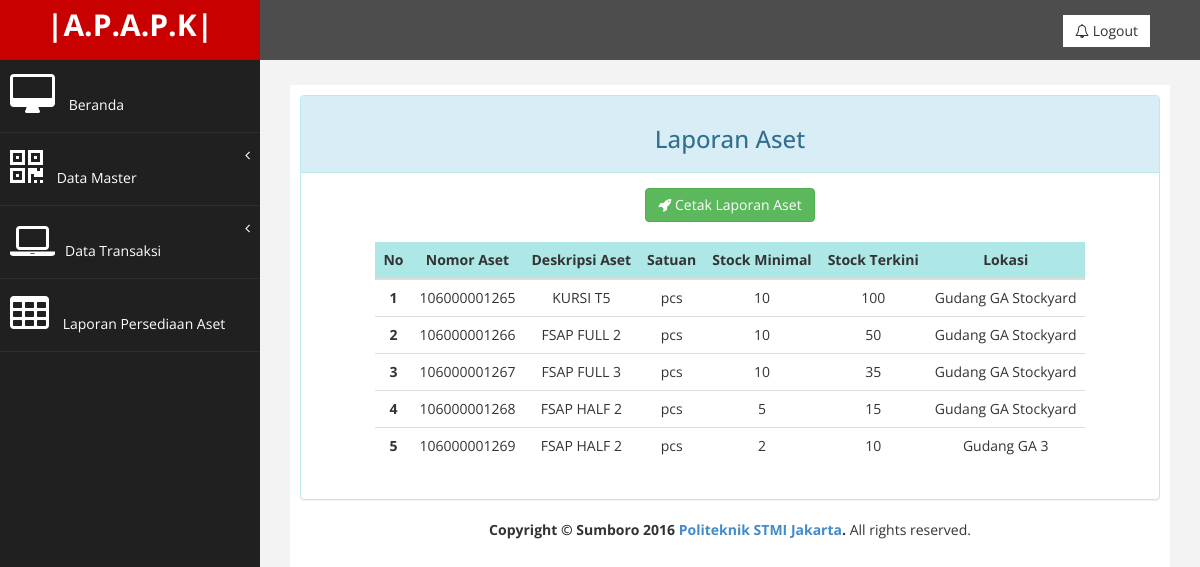
Screenshot of /index.php?halaman=laporanaset (signed in) with the database file from the repository.
### tables this page shows
CREATE TABLE IF NOT EXISTS `aset_brg` (
  `no_aset` bigint(30) NOT NULL AUTO_INCREMENT,
  `kode_brg` int(10) NOT NULL,
  `stock` int(5) NOT NULL,
  `satuan` varchar(10) NOT NULL,
  `stock_min` int(5) NOT NULL,
  `lokasi` varchar(20) NOT NULL,
  PRIMARY KEY (`no_aset`)
);

CREATE TABLE IF NOT EXISTS `ms_brg` (
  `kode_brg` int(10) NOT NULL AUTO_INCREMENT,
  `nama_brg` varchar(25) NOT NULL,
  `mata_uang` varchar(10) NOT NULL,
  `harga_brg` int(12) NOT NULL,
  `ktrg_brg` varchar(50) NOT NULL,
  PRIMARY KEY (`kode_brg`)
);

### lapaset.php (the view, shortened to what this page needs)
<?php
$no=0;
?>
<div class="row">
                <div class="col-md-12">
                    <div class="panel panel-info" align="center">
                        <div class="panel-heading" align="center">
                             <h3> Laporan Aset</h3>
                        </div>
                        <div class="panel-body">
						<tr><a href="javascript:void(0);" plain="true" onclick="window.open('cetak-aset.php?')" class="btn btn-success"><i class="fa fa-rocket"></i> Cetak Laporan Aset</a></tr>
                            <div class="table-responsive">
<table class="table table-hover" id="dataTables-example">
    <thead>
        <tr bgcolor="#ADE8E6">
			<th>No</th>
            <th>Nomor Aset</th>
			<th>Deskripsi Aset</th>
            <th>Satuan</th>
			<th>Stock Minimal</th>
			<th>Stock Terkini</th>
			<th>Lokasi</th>
        </tr>
	<body>
		<?php
        if(isset($_POST['button'])){
            $tcari=$_POST['tcari'];
            $us = mysql_query("SELECT * FROM aset_brg JOIN ms_brg ON aset_brg.kode_brg = ms_brg.kode_brg WHERE no_aset LIKE '%$tcari%'");
        }else{
            $us = mysql_query("SELECT * FROM aset_brg JOIN ms_brg ON aset_brg.kode_brg = ms_brg.kode_brg order by no_aset");
        }
		while($data=mysql_fetch_array($us))
		{
			$no++;
		?>
		<tr align="center">
			<td><b><?php echo $no ; ?></b></td>
			<td><?php echo $data['no_aset']; ?></td>
			<td><?php echo $data['nama_brg']; ?></td>
			<td><?php echo $data['satuan']; ?></td>
			<td><?php echo $data['stock_min']; ?></td>
			<td><?php echo $data['stock']; ?></td>
			<td><?php echo $data['lokasi']; ?></td>
		</tr>
		<?php } ?>
</table>
</div>
                        </div>
                    </div>
                </div>
            </div>

### assets/css/custom.css (style rules this page uses)
body { font-family: 'Open Sans', sans-serif; }

### rows the page displays
aset_brg: no_aset "106000001265", kode_brg.nama_brg "KURSI T5", satuan "pcs", stock_min "10", stock "100", lokasi "Gudang GA Stockyard"
aset_brg: no_aset "106000001266", kode_brg.nama_brg "FSAP FULL 2", satuan "pcs", stock_min "10", stock "50", lokasi "Gudang GA Stockyard"
aset_brg: no_aset "106000001267", kode_brg.nama_brg "FSAP FULL 3", satuan "pcs", stock_min "10", stock "35", lokasi "Gudang GA Stockyard"
aset_brg: no_aset "106000001268", kode_brg.nama_brg "FSAP HALF 2", satuan "pcs", stock_min "5", stock "15", lokasi "Gudang GA Stockyard"
aset_brg: no_aset "106000001269", kode_brg.nama_brg "FSAP HALF 2", satuan "pcs", stock_min "2", stock "10", lokasi "Gudang GA 3"
